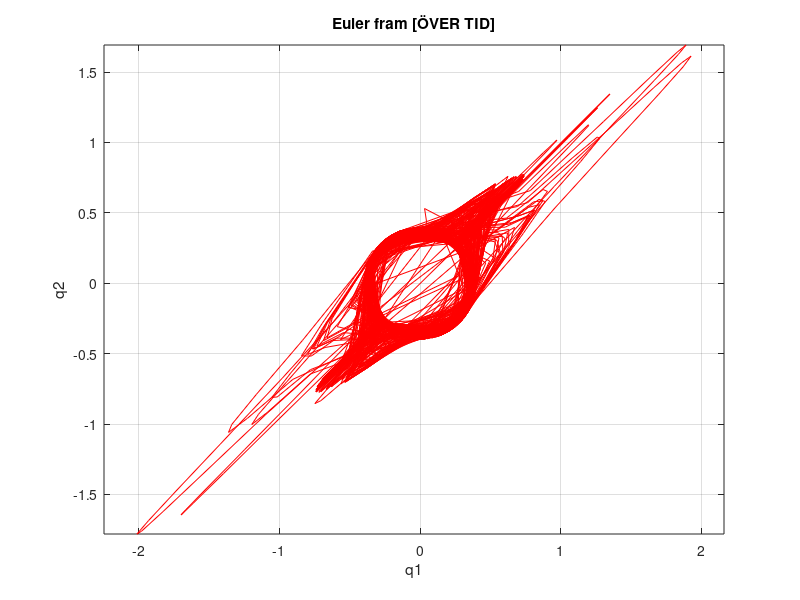

MATLAB code to generate this figure:
a = 0.7;
% Starttid
t_0 = 0;
% Sluttid
t_1 = 1000;
% Tidssteg
h = 0.5;
% Antal steg
N = (t_1 - t_0)/h;
% Frammåt euler
t = linspace(t_0,t_1,N+1);
q1 = zeros(1, N);
q2 = zeros(1, N);
p1 = zeros(1, N);
p2 = zeros(1, N);

q1(1) = 1 - a;
q2(1) = 0;
p1(1) = 0;
p2(1) = sqrt((1 + a) / (1 - a));

for i = 1:N
    q1(i+1) = q1(i) + h*p1(i); 
    q2(i+1) = q2(i) + h*p2(i); 
    p1(i+1) = p1(i) - h*q1(i)*(q1(i)^2 + q2(i)^2)^(-3/2); 
    p2(i+1) = p2(i) - h*q2(i)*(q1(i)^2 + q2(i)^2)^(-3/2); 
end

figure;
plot(q1,q2, 'r-'); 
title('Euler');
xlabel('Tid');
ylabel('Position');
legend('q1', 'q2');



a1 = q1(2);
a2 = q2(2);

% Återställ
q1 = zeros(1, N);
q2 = zeros(1, N);
p1 = zeros(1, N);
p2 = zeros(1, N);

q1(1) = 1 - a;
q2(1) = 0;
p1(1) = 0;
p2(1) = sqrt((1 + a) / (1 - a));


% Bakåt euler

for n = 1:N
    
    q1_ny = q1(n) + h*p1(n);
    q2_ny = q2(n) + h*p2(n);
    p1_ny = p1(n);
    p2_ny = p2(n);
    

    for iter = 1:100     
        r_ny = sqrt(q1_ny^2 + q2_ny^2);
        p1_ny = p1(n) - h * q1_ny / r_ny^(3/2);
        p2_ny = p1(n) - h * q2_ny / r_ny^(3/2);

        q1_ny = q1(n) + h*p1_ny;
        q2_ny = q2(n) + h*p2_ny;  

    end    
    
    q1(n+1) = q1_ny;
    q2(n+1) = q2_ny;
    p1(n+1) = p1_ny;
    p2(n+1) = p2_ny;

end

plot(q1, q2, 'r-'); 
title('Euler fram [ÖVER TID]');
xlabel('q1');
ylabel('q2');
grid on;
axis equal;

% Implicita mittpunktsmetoden




% Symplektisk euler
